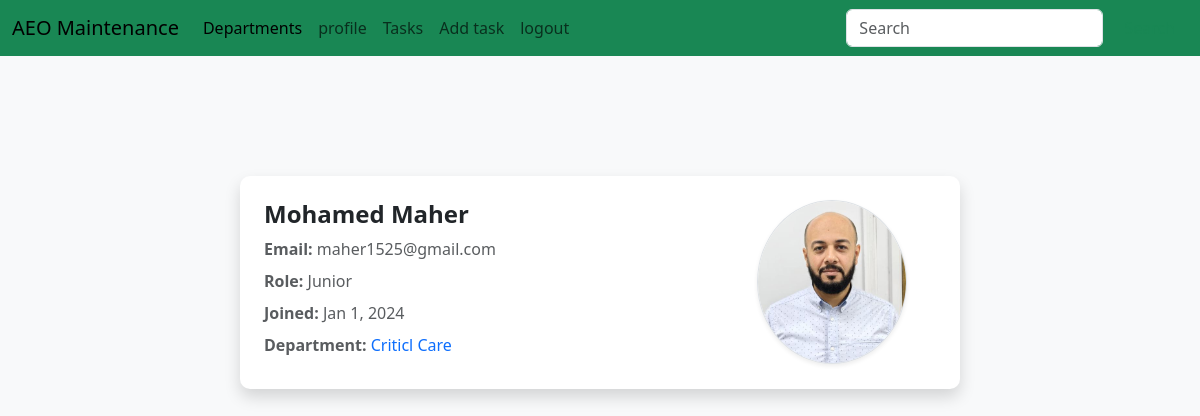
The app's page /users (signed in), older data.
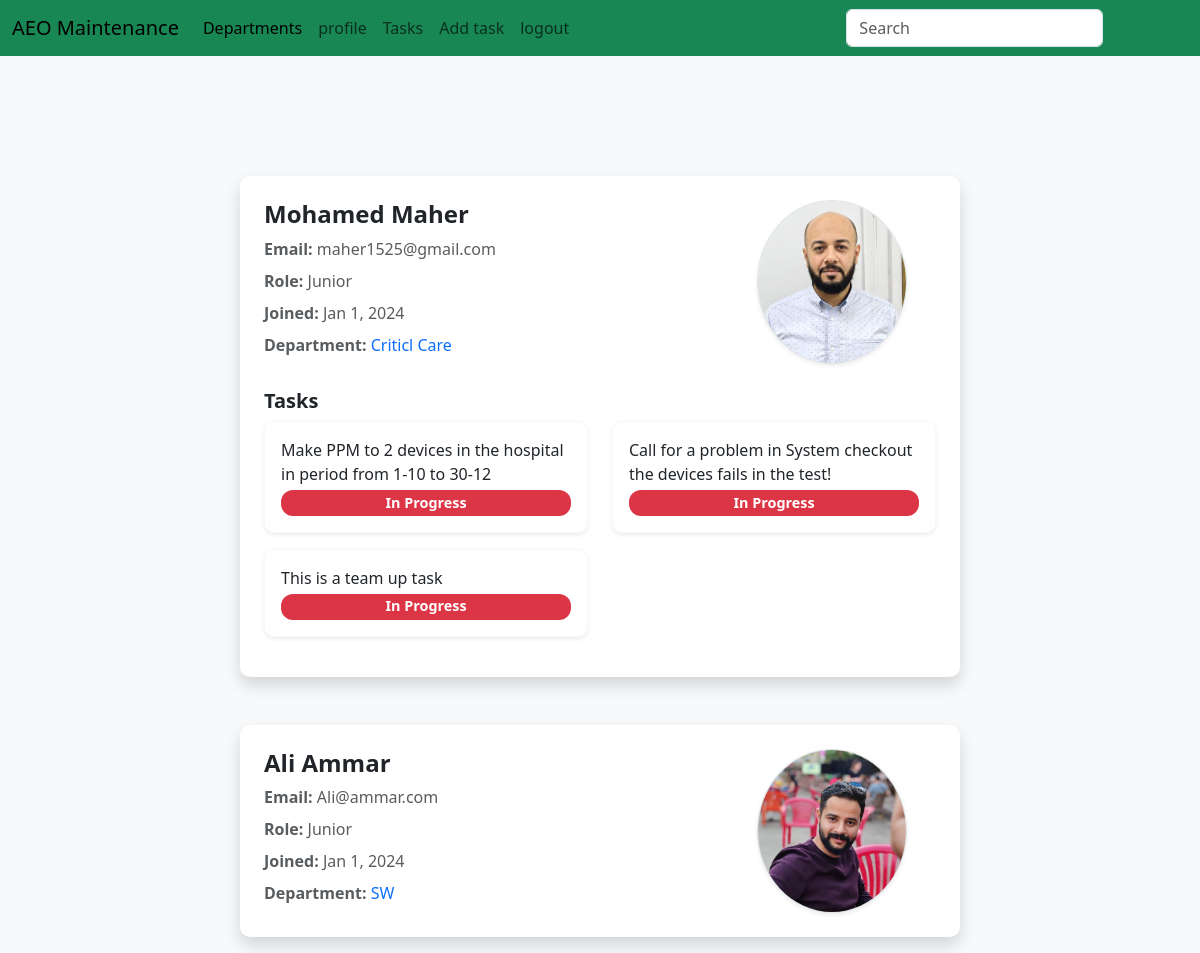
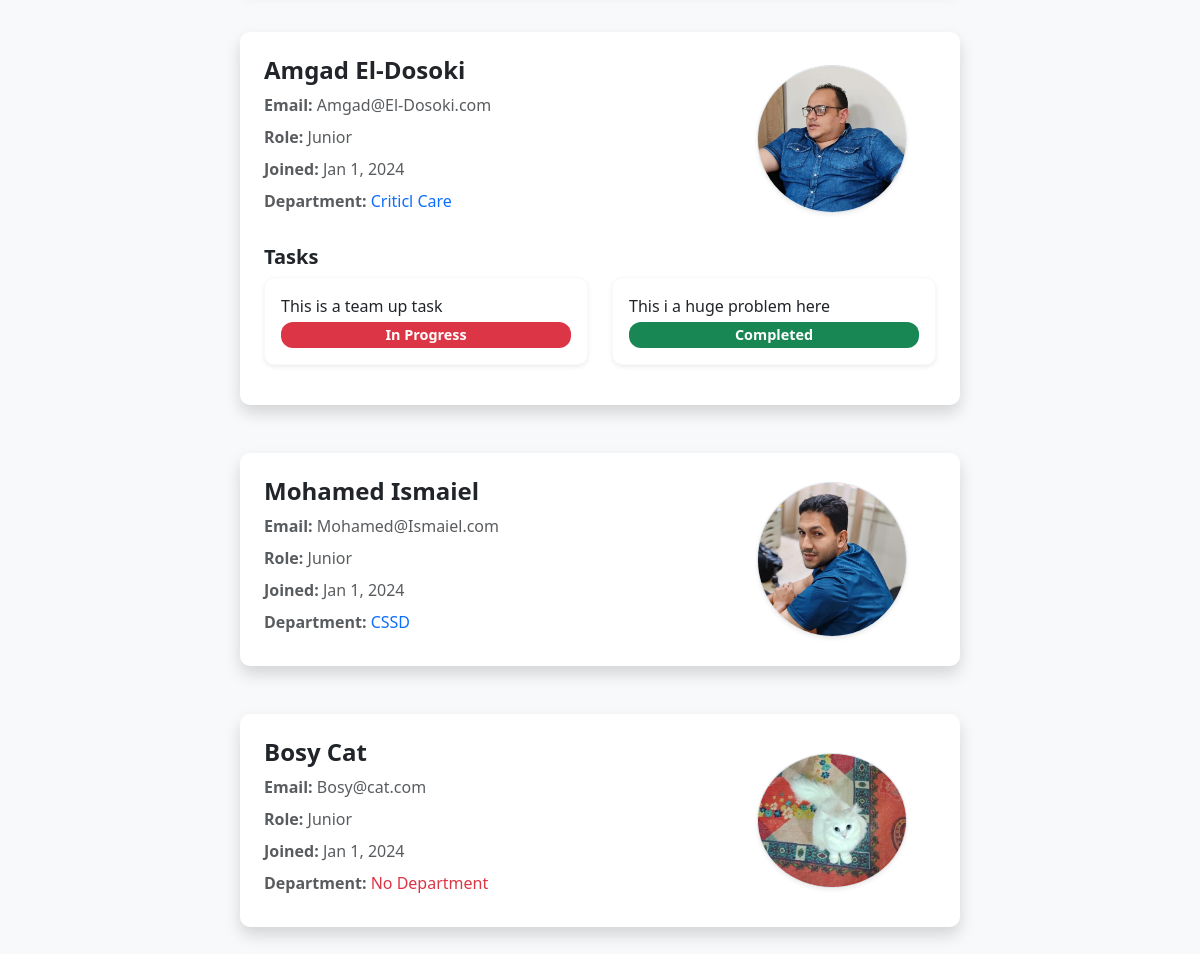
The same page, newer data (2 pictures, top to bottom).
### maintenance_system/models.py (models this page shows, shortened)
class User(db.Model, UserMixin):
	id = db.Column(db.Integer, primary_key=True)
	username = db.Column(db.String(80), unique=True)
	email = db.Column(db.String(120), unique=True)
	password = db.Column(db.String(120))
	rank = db.Column(db.String(120), default="Junior")
	profile_pic = db.Column(db.String(120), default="default.jpg")
	department_id = db.Column(db.Integer, db.ForeignKey('department.id'))
	machines = db.relationship('Machine', backref='user', lazy=True)
	hospitals = db.relationship('Hospital', secondary='user_hospital', backref='users', lazy='dynamic')

class Department(db.Model):
	id = db.Column(db.Integer, primary_key=True)
	name = db.Column(db.String(80), unique=True)
	members = db.relationship('User', backref='department', lazy=True)
	devices = db.relationship('Device', backref='department', lazy=True)

class Task(db.Model):
	id = db.Column(db.Integer, primary_key=True)
	task_type = db.Column(db.String(80))
	status = db.Column(db.Integer, default=int(0)) # 0: not completed, 1: in progress, 2: done
	open_date = db.Column(db.DateTime, nullable=False, default=default_time)
	close_date = db.Column(db.DateTime)
	description = db.Column(db.String(200))
	result = db.Column(db.String(200))
	hospital_id = db.Column(db.Integer, db.ForeignKey('hospital.id'))
	users = db.relationship('User', secondary='user_task', backref='tasks', lazy='dynamic')

### maintenance_system/User/routes.py (the view)
@login_required
@usersbp.route('/users')
def users():
    if not current_user.is_authenticated:
        return redirect(url_for('usersbp.login'))
    users = User.query.all()
    return render_template('users.html', users=users)

### maintenance_system/models.py (called while the page is built)
@login_manager.user_loader
def load_user(user_id):
	return User.query.get(int(user_id))

### maintenance_system/Templates/users.html
{% extends "layout.html" %}
{% block content %}
<div class="container my-5">
	<div class="row justify-content-center">
		{% for user in users %}
		{% if user.rank != "Admin" %}
		<div class="col-md-10 col-lg-8 mt-4 mb-4">
			<div class="card p-4 shadow border-0">
				<div class="row align-items-center">
					<div class="col-md-8 col-12">
						<a class="text-decoration-none text-dark" href="{{ url_for('usersbp.user', id=user.id) }}">
							<h4 class="fw-bold">{{ user.username }}</h4>
						</a>
						<p class="text-muted mb-2">
							<strong>Email:</strong> {{ user.email }}
						</p>
						<p class="text-muted mb-2">
							<strong>Role:</strong> {{ user.rank }}
						</p>
						<p class="text-muted mb-2">
							<strong>Joined:</strong> Jan 1, 2024
						</p>
						<p class="text-muted mb-2">
							<strong>Department:</strong>
							{% if user.department %}
							<a class="text-decoration-none text-primary"
								href="{{ url_for('devicesbp.devices', department_id=user.department.id) }}">
								{{ user.department.name }}
							</a>
							{% else %}
							<span class="text-danger">No Department</span>
							{% endif %}
						</p>
					</div>
					<div class="col-md-4 col-12 text-center">
						<img src="{{ url_for('static', filename='images/' + user.profile_pic) }}" alt="User Photo"
							class="rounded-circle img-fluid border shadow-sm" style="max-width: 150px;">
					</div>
				</div>
				{% if user.tasks %}
				<div class="mt-4">
					<h5 class="fw-bold">Tasks</h5>
					<div class="row">
						{% for task in user.tasks %}
						<div class="col-md-6 mb-3">
							<div class="card p-3 border-light shadow-sm">
								<p class="mb-1">{{ task.description }}</p>
								<span class="badge {% if task.status == 0 %} bg-danger {% else %} bg-success {% endif %}">
									{% if task.status == 0 %} In Progress {% else %} Completed {% endif %}
								</span>
							</div>
						</div>
						{% endfor %}
					</div>
				</div>
				{% endif %}
			</div>
		</div>
		{% endif %}
		{% endfor %}
	</div>
</div>
{% endblock %}

Row changes from the older to the newer data that the page shows:
shown differently, row unchanged: User "Mohamed Maher": now shows "Tasks"
added Task: description "Make PPM to 2 devices in the hospital in period from 1-10 to 30-12", status "In Progress", shown under User "Mohamed Maher"
added Task: description "Call for a problem in System checkout the devices fails in the test!", status "In Progress", shown under User "Mohamed Maher"
added Task: description "This is a team up task", status "In Progress"
added User: username "Ali Ammar", email "Ali@ammar.com", rank "Junior", department.name "SW", profile_pic (picture)
added User: username "Amgad El-Dosoki", email "Amgad@El-Dosoki.com", rank "Junior", department.name "Criticl Care", profile_pic (picture)
added Task: description "This i a huge problem here", status "Completed", shown under "Amgad El-Dosoki"
added User: username "Mohamed Ismaiel", email "Mohamed@Ismaiel.com", rank "Junior", department.name "CSSD", profile_pic (picture)
added User: username "Bosy Cat", email "Bosy@cat.com", rank "Junior", shows "No Department", profile_pic (picture)
